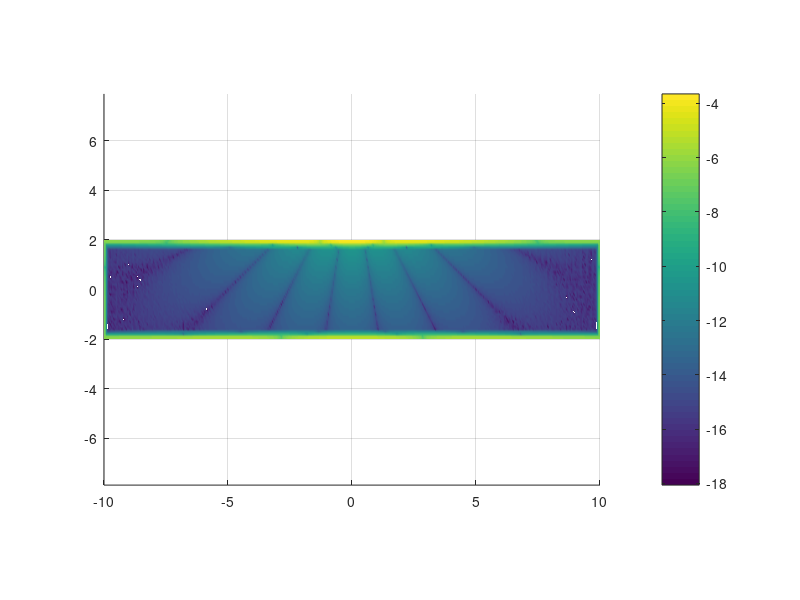

The MATLAB script that drew this image:
% Compute the numerical divergence of a velocity field with high-order
% stencils
dx = 0.05;
dy = 0.1;
[x,y] = meshgrid(-10:dx:10,-2:dy:2);

u = x./(x.^2 + (y-5).^2);
v = (y-5)./(x.^2 + (y-5).^2);
% some divergence free velocity field so we have something to test
% against
u_xTrue = (-x.^2 + (y-5).^2)./(x.^2 + (y-5).^2).^2;
v_yTrue = (+x.^2 - (y-5).^2)./(x.^2 + (y-5).^2).^2;


coeff_2 = [-1/2;0;1/2];
coeff_4 = [1/12;-2/3;0;2/3;-1/12];
coeff_6 = [-1/60;3/20;-3/4;0;3/4;-3/20;1/60];
coeff_8 = [1/280;-4/105;1/5;-4/5;0;4/5;-1/5;4/105;-1/280];

u_x = zeros(size(x));
v_y = zeros(size(y));
% space for the derivatives of the velocities

% START OF COMPUTING u_x
% 8th-order for points far enough in the interior
u_x(:,5:end-4) = (coeff_8(1)*u(:,1:end-8) + coeff_8(2)*u(:,2:end-7) + ...
                  coeff_8(3)*u(:,3:end-6) + coeff_8(4)*u(:,4:end-5) + ...
                  coeff_8(5)*u(:,5:end-4) + coeff_8(6)*u(:,6:end-3) + ...
                  coeff_8(7)*u(:,7:end-2) + coeff_8(8)*u(:,8:end-1) + ...
                  coeff_8(9)*u(:,9:end-0))/dx;

% 6th-order for next layer of points
ind = [4 size(u_x,2)-3];
u_x(:,ind) = (coeff_6(1)*u(:,ind-3) + coeff_6(2)*u(:,ind-2) + ...
              coeff_6(3)*u(:,ind-1) + coeff_6(4)*u(:,ind-0) + ...
              coeff_6(5)*u(:,ind+1) + coeff_6(6)*u(:,ind+2) + ...
              coeff_6(7)*u(:,ind+3))/dx;


% 4th-order for next layer of points
ind = [3 size(u_x,2)-2];
u_x(:,ind) = (coeff_4(1)*u(:,ind-2) + coeff_4(2)*u(:,ind-1) + ...
              coeff_4(3)*u(:,ind-0) + coeff_4(4)*u(:,ind+1) + ...
              coeff_4(5)*u(:,ind+2))/dx;

% 2th-order for next layer of points
ind = [2 size(u_x,2)-1];
u_x(:,ind) = (coeff_2(1)*u(:,ind-1) + coeff_2(2)*u(:,ind-0) + ...
              coeff_2(3)*u(:,ind+1))/dx;

% One-sided second-order difference for last layer of points
u_x(:,1) = (-1/2*u(:,3) + 2*u(:,2) - 3/2*u(:,1))/dx;
u_x(:,end) = (+1/2*u(:,end-2) - 2*u(:,end-1) + 3/2*u(:,end))/dx;
% END OF COMPUTING u_x


% START OF COMPUTING v_y
% 8th-order for points far enough in the interior
v_y(5:end-4,:) = (coeff_8(1)*v(1:end-8,:) + coeff_8(2)*v(2:end-7,:) + ...
                  coeff_8(3)*v(3:end-6,:) + coeff_8(4)*v(4:end-5,:) + ...
                  coeff_8(5)*v(5:end-4,:) + coeff_8(6)*v(6:end-3,:) + ...
                  coeff_8(7)*v(7:end-2,:) + coeff_8(8)*v(8:end-1,:) + ...
                  coeff_8(9)*v(9:end-0,:))/dy;

% 6th-order for next layer of points
ind = [4 size(v_y,1)-3];
v_y(ind,:) = (coeff_6(1)*v(ind-3,:) + coeff_6(2)*v(ind-2,:) + ...
              coeff_6(3)*v(ind-1,:) + coeff_6(4)*v(ind-0,:) + ...
              coeff_6(5)*v(ind+1,:) + coeff_6(6)*v(ind+2,:) + ...
              coeff_6(7)*v(ind+3,:))/dy;

% 4th-order for next layer of points
ind = [3 size(v_y,1)-2];
v_y(ind,:) = (coeff_4(1)*v(ind-2,:) + coeff_4(2)*v(ind-1,:) + ...
              coeff_4(3)*v(ind-0,:) + coeff_4(4)*v(ind+1,:) + ...
              coeff_4(5)*v(ind+2,:))/dy;

% 2th-order for next layer of points
ind = [2 size(v_y,1)-1];
v_y(ind,:) = (coeff_2(1)*v(ind-1,:) + coeff_2(2)*v(ind-0,:) + ...
              coeff_2(3)*v(ind+1,:))/dy;

% One-sided second-order difference for last layer of points
v_y(1,:) = (-1/2*v(3,:) + 2*v(2,:) - 3/2*v(1,:))/dy;
v_y(end,:) = (+1/2*v(end-2,:) - 2*v(end-1,:) + 3/2*v(end,:))/dy;
% END OF COMPUTING v_y


divergence = u_x + v_y;
surf(x,y,log10(abs(divergence)))
view(2); shading interp; axis equal;
colorbar
fprintf('Largest divergence in entire domain is   %6.2e\n',max(max(abs(divergence))))
fprintf('Largest divergence away from boundary is %6.2e\n',max(max(abs(divergence(5:end-4,5:end-4)))))



